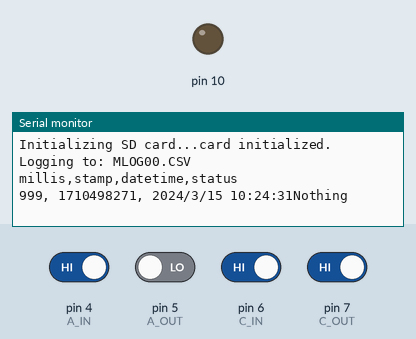
A sketch run on a simulated Arduino Uno, built with avr-gcc and run on an emulated ATmega328P. Shown: output pins drawn as LEDs (lit = HIGH), the last lines printed to the serial monitor. The inputs (shaded band) are chosen by the test bench; at power-on: pin 4 (A_IN), pin 6 (C_IN), pin 7 (C_OUT) HIGH, pin 5 (A_OUT) LOW. The local clock reads 2024-03-15 10:24:30 at power-on unless the sketch sets it; storage starts empty.

Above: at 1.8 s.
1.9 s: pin 6 (C_IN) driven LOW
At 3.7 s:
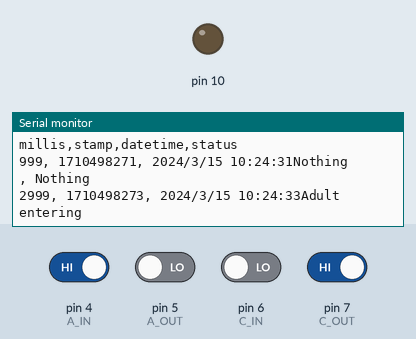
4.5 s: pin 5 (A_OUT) driven HIGH
At 8.0 s:
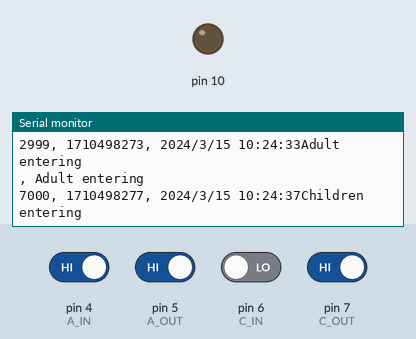
8.5 s: pin 7 (C_OUT) driven LOW
At 12.2 s:
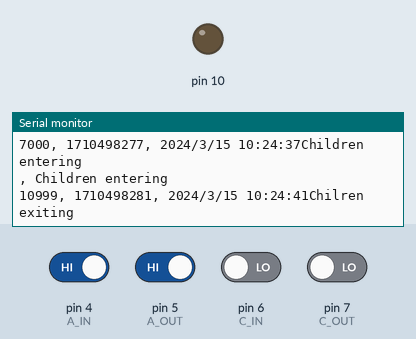
12.5 s: pin 4 (A_IN) driven LOW
At 16.5 s:
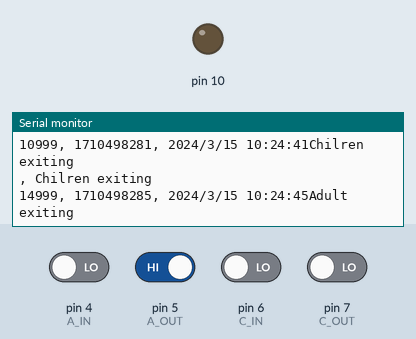

The sketch:

SIT107_Collect_data_Bob_217616227.ino
```cpp
/**
   Detects 'Active' and 'Inactive' motion and logs it with timestamps to a .csv file in SDCard.
   Uses  HCSR505 PIR Passive Infra Red Motion Detector.
   Modified code from https://learn.adafruit.com/adafruit-data-logger-shield/using-the-real-time-clock-3
   https://github.com/adafruit/Light-and-Temp-logger
   Author: Niroshinie Fernando
*/

//Libraries
#include "SD.h"
#include <Wire.h>
#include "RTClib.h"

#define LOG_INTERVAL  1000 // mills between entries.
// how many milliseconds before writing the logged data permanently to disk
// set it to the LOG_INTERVAL to write each time (safest)
// set it to 10*LOG_INTERVAL to write all data every 10 datareads, you could lose up to
// the last 10 reads if power is lost but it uses less power and is much faster!
#define SYNC_INTERVAL 1000 // mills between calls to flush() - to write data to the card
uint32_t syncTime = 0; // time of last sync()


/*
  determines whether to send the stuff thats being written to the card also out to the Serial monitor.
  This makes the logger a little more sluggish and you may want the serial monitor for other stuff.
  On the other hand, its hella useful. We'll set this to 1 to keep it on. Setting it to 0 will turn it off.

*/
#define A_IN 4
#define A_OUT 5
#define C_IN 6
#define C_OUT 7

bool exiting()
{
  if (digitalRead(C_OUT) == LOW) return true;
  else return false;
}

bool entering()
{
   if (digitalRead(C_IN)== LOW)return true;
   else return false;
}

bool children()
{
  if ((digitalRead(C_IN)== LOW or digitalRead(C_OUT)== LOW) and (digitalRead (A_IN)== HIGH and digitalRead(A_OUT)==HIGH))return true;
  else return false;
}

bool adult()
{
  if (digitalRead(A_IN)==LOW or digitalRead(A_OUT)== LOW and (digitalRead(C_IN)== LOW or digitalRead(C_OUT)== LOW)) return true;
  else return false;
}

#define ECHO_TO_SERIAL   1 // echo data to serial port.

RTC_DS1307 RTC; // define the Real Time Clock object

// for the data logging shield, we use digital pin 10 for the SD cs line
const int chipSelect = 10;

// the logging file
File logfile;

void setup()
{
  Serial.begin(9600);

  // initialize the SD card
  initSDcard();

  // create a new file
  createFile();


  /**
   * connect to RTC
     Now we kick off the RTC by initializing the Wire library and poking the RTC to see if its alive.
  */
  initRTC();


  /**
     Now we print the header. The header is the first line of the file and helps your spreadsheet or math program identify whats coming up next.
     The data is in CSV (comma separated value) format so the header is too: "millis,stamp, datetime,hum,temp" the first item millis is milliseconds since the Arduino started,
     stamp is the timestamp, datetime is the time and date from the RTC in human readable format, hum is the humidity and temp is the temperature read.
  */
  logfile.println("millis,stamp,datetime,status");
#if ECHO_TO_SERIAL
  Serial.println("millis,stamp,datetime,status");
#endif //ECHO_TO_SERIAL
  pinMode(A_IN, INPUT);
  pinMode(C_IN, INPUT);
  pinMode(A_OUT, INPUT);
  pinMode(C_OUT, INPUT);
}

void loop()
{
  DateTime now;

  // delay for the amount of time we want between readings
  delay((LOG_INTERVAL - 1) - (millis() % LOG_INTERVAL));

  // log milliseconds since starting
  uint32_t m = millis();
  logfile.print(m);           // milliseconds since start
  logfile.print(", ");
#if ECHO_TO_SERIAL
  Serial.print(m);         // milliseconds since start
  Serial.print(", ");
#endif

  // fetch the time
  now = RTC.now();
  // log time
  logfile.print(now.unixtime()); // seconds since 2000
  logfile.print(", ");
  logfile.print(now.year(), DEC);
  logfile.print("/");
  logfile.print(now.month(), DEC);
  logfile.print("/");
  logfile.print(now.day(), DEC);
  logfile.print(" ");
  logfile.print(now.hour(), DEC);
  logfile.print(":");
  logfile.print(now.minute(), DEC);
  logfile.print(":");
  logfile.print(now.second(), DEC);
#if ECHO_TO_SERIAL
  Serial.print(now.unixtime()); // seconds since 2000
  Serial.print(", ");
  Serial.print(now.year(), DEC);
  Serial.print("/");
  Serial.print(now.month(), DEC);
  Serial.print("/");
  Serial.print(now.day(), DEC);
  Serial.print(" ");
  Serial.print(now.hour(), DEC);
  Serial.print(":");
  Serial.print(now.minute(), DEC);
  Serial.print(":");
  Serial.print(now.second(), DEC);
#endif //ECHO_TO_SERIAL

  //Read data and store it to variable

   String val;

   if (children() and exiting())
  {
    val = "Chilren exiting";
    Serial.println(val);
    logfile.print(", ");
    logfile.println(val);
    delay(2000);
  }

  else if (children() and entering())
  {
    val = "Children entering";
    Serial.println(val);
    logfile.print(", ");
    logfile.println(val);
    delay(2000);
  }

  else if (adult()and exiting())
  {
    val = "Adult exiting";
    Serial.println(val);
    logfile.print(", ");
    logfile.println(val);
    delay(2000);
  }

  else if (adult() and entering())
  {
    val = "Adult entering";
    Serial.println(val);
    logfile.print(", ");
    logfile.println(val);
    delay(2000);
  }

  else
  {
    val = "Nothing";
    Serial.println(val);
    logfile.print(", ");
    logfile.println(val);
  }

  delay(1000);

#if ECHO_TO_SERIAL
  Serial.print(", ");
  Serial.println(val);

#endif //ECHO_TO_SERIAL

  if ((millis() - syncTime) < SYNC_INTERVAL) return;
  syncTime = millis();

  logfile.flush();
}


/**
   The error() function, is just a shortcut for us, we use it when something Really Bad happened.
   For example, if we couldn't write to the SD card or open it.
   It prints out the error to the Serial Monitor, and then sits in a while(1); loop forever, also known as a halt
*/
void error(char const *str)
{
  Serial.print("error: ");
  Serial.println(str);

  while (1);
}

void initSDcard()
{
  Serial.print("Initializing SD card...");
  // make sure that the default chip select pin is set to
  // output, even if you don't use it:
  pinMode(10, OUTPUT);

  // see if the card is present and can be initialized:
  if (!SD.begin(chipSelect)) {
    Serial.println("Card failed, or not present");
    // don't do anything more:
    return;
  }
  Serial.println("card initialized.");

}

void createFile()
{
  //file name must be in 8.3 format (name length at most 8 characters, follwed by a '.' and then a three character extension.
  char filename[] = "MLOG00.CSV";
  for (uint8_t i = 0; i < 100; i++) {
    filename[4] = i / 10 + '0';
    filename[5] = i % 10 + '0';
    if (! SD.exists(filename)) {
      // only open a new file if it doesn't exist
      logfile = SD.open(filename, FILE_WRITE);
      break;  // leave the loop!
    }
  }

  if (! logfile) {
    error("couldnt create file");
  }

  Serial.print("Logging to: ");
  Serial.println(filename);
}

void initRTC()
{
  Wire.begin();
  if (!RTC.begin()) {
    logfile.println("RTC failed");
#if ECHO_TO_SERIAL
    Serial.println("RTC failed");
#endif  //ECHO_TO_SERIAL

  }
}
```

Measured:
- after the input at 1.9 s, the serial monitor: prints a new line after 1.1 s (image 1)
- after the input at 4.5 s, the serial monitor: prints a new line after 2.5 s (image 2)
- after the input at 8.5 s, the serial monitor: prints a new line after 2.5 s (image 3)
- after the input at 12.5 s, the serial monitor: prints a new line after 2.5 s (image 4)
